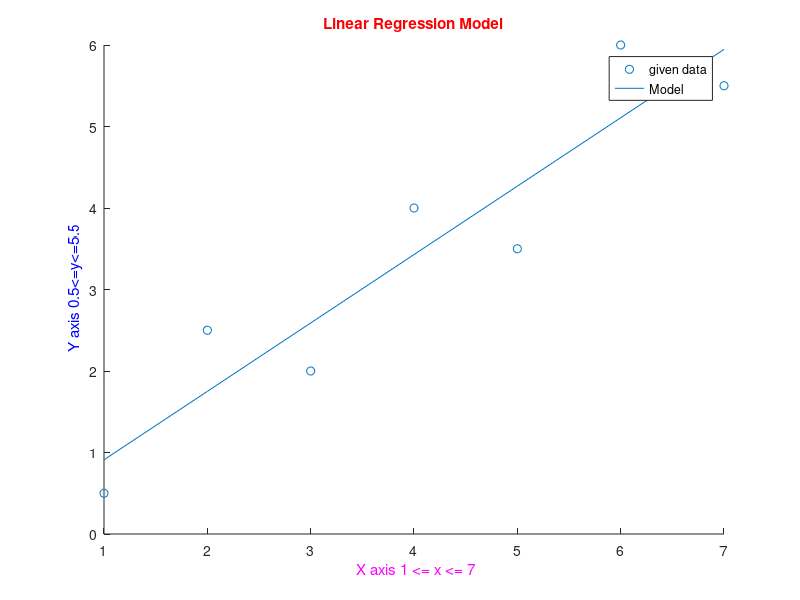

Here is the MATLAB script that generated this plot:
x= 1:1:7;
l1=length(x);
y= [0.5,2.5,2.0,4.0,3.5,6.0,5.5];
s1=0;
for i=1:l1
    s1=s1+x(i);
end
s2=0;s3=0;s4=0;
for i=1:l1
    s2=s2+y(i);
    s3=s3+x(i)^2;
    s4=s4+x(i)*y(i);
end

b=(l1*s4-(s1*s2))/(l1*s3-s1^2);
a=s2/l1-b*(s1/l1);
scatter(x,y)  % draw only point
hold on
y1 = a+b*x; % linear regression model

plot(x,y1);
title('Linear Regression Model','color','r');
xlabel(' X axis 1 <= x <= 7','color','m') ;
ylabel(' Y axis 0.5<=y<=5.5','color','b') ;
legend({'given data','Model'},'Location','Northeast')
% sum= sum+sin(x(i));
%y1=[0,0,0,0,0,0,0];
for i=1:1:l1
    y1(i)=a+b*x(i);
    e =abs(y(i)-y1(i));
    fprintf("error at data %d:%f\n",i,e);
end
   st=0;   % variance with respect data
   sr=0;     % variance with respect to model
y_avg=s2/7;

for i=1:1:l1
    st=st+(y(i)-y_avg)^2;
    sr=sr+(y(i)-y1(i))^2;
end
 
 fprintf("variance with respect data:%f\n",st);
 fprintf("variance with respect model:%f\n",sr);

sy=(st/(l1-1))^1/2;         % standard deviation with respect data 
sm= (sr/(l1-2))^1/2;     % standard deviation with respect to model
r2=(st-sr)/st;
fprintf("standard deviation with respect to given data:%f\n",sy);
fprintf("standard deviation with respect to given model:%f\n",sm);
fprintf("r2:%f\n",r2);
